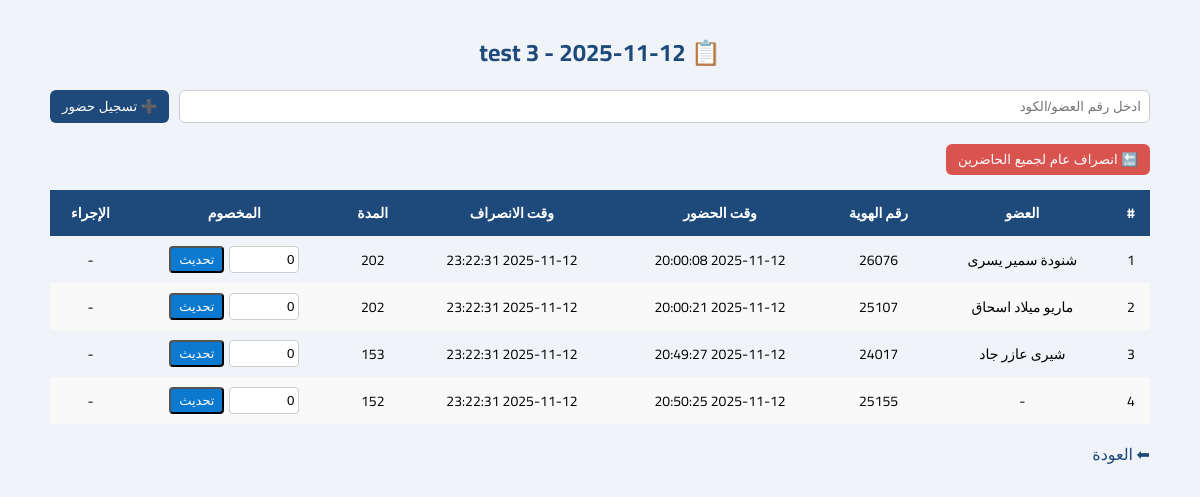
Screenshot of /attendance_details.php?lecture_id=8 (signed in) with the database file from the repository.
### tables this page shows
CREATE TABLE `lectures` (
  `id` int(11) NOT NULL,
  `title` varchar(200) NOT NULL,
  `lecture_date` date NOT NULL,
  `lecture_time` time DEFAULT NULL,
  `notes` text DEFAULT NULL,
  `created_by` int(11) DEFAULT NULL,
  `created_at` timestamp NOT NULL DEFAULT current_timestamp()
);

CREATE TABLE `attendance` (
  `id` int(11) NOT NULL,
  `lecture_id` int(11) NOT NULL,
  `member_id` int(11) DEFAULT NULL,
  `scanned_id_number` varchar(80) DEFAULT NULL,
  `scanned_json` text DEFAULT NULL,
  `check_in` datetime DEFAULT NULL,
  `check_out` datetime DEFAULT NULL,
  `raw_minutes` int(11) DEFAULT NULL,
  `deducted_minutes` int(11) DEFAULT 0,
  `duration_minutes` int(11) DEFAULT NULL,
  `status` enum('pending','present','absent') DEFAULT 'pending',
  `created_at` timestamp NOT NULL DEFAULT current_timestamp(),
  `updated_at` timestamp NOT NULL DEFAULT current_timestamp() ON UPDATE current_timestamp()
);

CREATE TABLE `members` (
  `id` int(11) NOT NULL,
  `code` varchar(80) NOT NULL,
  `name` varchar(150) NOT NULL,
  `id_number` varchar(80) NOT NULL
);

### attendance_details.php (the view, shortened to what this page needs)
<?php
require'config.php';
$lectureId = (int)($_GET['lecture_id'] ?? 0);
$stmt = $pdo->prepare("SELECT title, lecture_date FROM lectures WHERE id = ?");
$stmt->execute([$lectureId]);
$lecture = $stmt->fetch();
$stmt=$pdo->prepare("SELECT a.*, m.name AS member_name, m.id_number AS member_idnum FROM attendance a LEFT JOIN members m ON a.member_id=m.id WHERE a.lecture_id=? ORDER BY a.check_in ASC, a.id ASC");
$stmt->execute([$lectureId]);
$attendanceList=$stmt->fetchAll();
?>
<!doctype html>
<html lang="ar" dir="rtl">
<head>
</head>
<body>
<div class="container">
<h1>📋 <?= htmlspecialchars($lecture['title']) ?> - <?= $lecture['lecture_date'] ?></h1>
<form method="post" class="add-form">
    <input type="text" name="id_number" placeholder="ادخل رقم العضو/الكود" required>
    <button name="add_attendance">➕ تسجيل حضور</button>
</form>
<form method="post">
    <button class="end-all" name="end_all" onclick="return confirm('تأكيد: تنفيذ انصراف عام لجميع الحاضرين؟')">🔚 انصراف عام لجميع الحاضرين</button>
</form>
<div class="table-wrapper">
<table>
<thead>
<tr>
<th>#</th>
<th>العضو</th>
<th>رقم الهوية</th>
<th>وقت الحضور</th>
<th>وقت الانصراف</th>
<th>المدة</th>
<th>المخصوم</th>
<th>الإجراء</th>
</tr>
</thead>
<tbody>
<?php if(empty($attendanceList)): ?>
<tr><td colspan="8">لا يوجد حضور مسجل بعد</td></tr>
<?php else: foreach($attendanceList as $i=>$a):
$displayIdNum=$a['member_idnum'] ?: $a['scanned_id_number'];
$displayName=$a['member_name'] ?:'-';
$duration = ($a['duration_minutes'] !== null) ? $a['duration_minutes'] :'-';
$rowClass = (!$a['check_out']) ?'pending' :'';
?>
<tr class="<?= $rowClass ?>">
<td><?= $i+1 ?></td>
<td><?= htmlspecialchars($displayName) ?></td>
<td><?= htmlspecialchars($displayIdNum) ?></td>
<td><?= $a['check_in'] ?:'-' ?></td>
<td><?= $a['check_out'] ?:'-' ?></td>
<td><?= $duration ?></td>
<td>
<form method="post">
<input type="number" name="deducted_minutes" value="<?= (int)$a['deducted_minutes'] ?>" min="0">
<button class="btn-action" name="update_deduct">تحديث</button>
</form>
</td>
<td>
<?php if(!$a['check_out']): ?>
<a class="btn-action" href="?lecture_id=<?= $lectureId ?>&end_one=<?= $a['id'] ?>" onclick="return confirm('تأكيد انصراف هذا العضو؟')">انصراف</a>
<?php else: ?>-
<?php endif; ?>
</td>
</tr>
<?php endforeach; endif; ?>
</tbody>
</table>
</div>
<a href="attendance.php" class="back-link">⬅ العودة</a>
</div>
</body>
</html>

### attendance_details.php (style rules this page uses)
body { font-family:'Cairo',sans-serif;background:#f0f4f8;margin:0;padding:0; }
.container { max-width:1100px;margin:auto;padding:15px; }
h1 { font-size:24px;text-align:center;margin:15px 0;color:#1E4A7B; }
.add-form { display:flex;flex-wrap:wrap;gap:10px;justify-content:center;margin-bottom:20px; }
.add-form input { padding:8px;flex:1;min-width:150px;border:1px solid #ccc;border-radius:6px; }
.add-form button { padding:8px 12px;border:none;background:#1E4A7B;color:#fff;border-radius:6px;cursor:pointer; }
.end-all { background:#d9534f;color:#fff;padding:8px 12px;border:none;border-radius:6px;margin-bottom:15px;cursor:pointer; }
.table-wrapper { overflow-x:auto;-webkit-overflow-scrolling:touch; }
table { width:100%;border-collapse:collapse;min-width:800px;box-shadow:0 2px 10px rgba(0,0,0,.08); }
th,td { text-align:center;padding:10px;font-size:14px; }
th { background:#1E4A7B;color:#fff; }
tr:nth-child(even) { background:#f9f9f9; }
td form { display:flex;gap:5px;justify-content:center; }
td input[type=number] { width:60px;padding:4px;border:1px solid #ccc;border-radius:4px; }
.btn-action { background:#0b79d0;color:#fff;padding:4px 8px;border-radius:4px;text-decoration:none;font-size:13px; }
.back-link { display:inline-block;margin-top:15px;color:#1E4A7B;text-decoration:none; }

### rows the page displays
lectures: title "test 3", lecture_date "2025-11-12"
attendance: member.name "شنودة سمير يسرى", member.id_number "26076", check_in "2025-11-12 20:00:08", check_out "2025-11-12 23:22:31", duration_minutes "202", deducted_minutes "0"
attendance: member.name "ماريو ميلاد اسحاق", member.id_number "25107", check_in "2025-11-12 20:00:21", check_out "2025-11-12 23:22:31", duration_minutes "202", deducted_minutes "0"
attendance: member.name "شيرى عازر جاد", member.id_number "24017", check_in "2025-11-12 20:49:27", check_out "2025-11-12 23:22:31", duration_minutes "153", deducted_minutes "0"
attendance: displayName "-", scanned_id_number "25155", check_in "2025-11-12 20:50:25", check_out "2025-11-12 23:22:31", duration_minutes "152", deducted_minutes "0"
